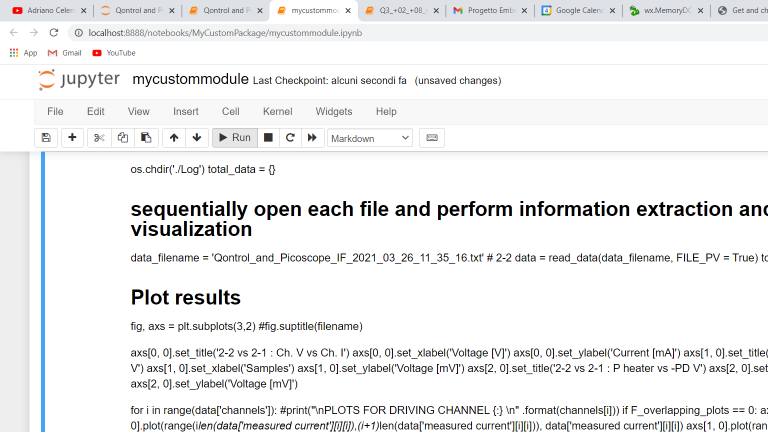
#> input picture MyCustomPackage2021_11_04_12_17_34.png, 1536 x 864 px, given in place of 1.jpg, which was not available (shown at 1/2 size)
$ jupyter execute 'Image Processing - Useful commands.ipynb'   (text cells are left out)
#> lines starting #> are read from the running program, lines starting #| are printed output that depends on the picture; after the words box and inside, x2 and y2 are one past the last pixel; in counts of white or black regions, pixels touching at a corner belong together; pictures that were not available may be replaced by others from this repository, and a replacement may not be noted
[cell 1]
import argparse
import cv2
import imutils
import numpy as np
import os

#Set the path for the image to be opened
path = r'C:\Users\lucag\Desktop\Images\1.jpg'
#Open the image
image = cv2.imread(path)
#> image is the input picture: shape (864, 1536, 3); mean B, G, R 240.5, 240.1, 239.7

#Get image dimensions
(h, w, d) = image.shape # getting image dimensions (height, width, depth, a.k.a. channels)
#> h = 864; w = 1536; d = 3
print("width={}, height={}, depth={}".format(w, h, d))
#| width=1536, height=864, depth=3

#Get the three channel values for a single pixel
(B, G, R) = image[100, 50]
#> B = 255; G = 255; R = 255
print("R={}, G={}, B={}".format(R, G, B))
#| R=255, G=255, B=255

#Resize the image keeping the aspect ratio
new_width = 100.0
r = new_width / w
#> r = 0.0651
dim = (int(new_width), int(h * r))
#> dim = (100, 56)
resized = cv2.resize(image, dim)
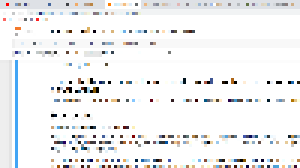
#> resized: shape (56, 100, 3) (shown 3 times larger); mean B, G, R 241.2, 240.6, 240
cv2.imshow("Aspect Ratio Resize", resized)

#OR, with imutils
resized = imutils.resize(image, width=300)
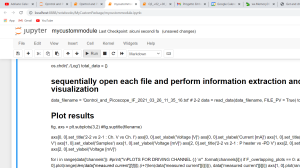
#> resized: shape (168, 300, 3); mean B, G, R 240.5, 240.1, 239.7
cv2.imshow("Imutils Resize", resized)

#Blur the image to reduce noise
blurred = cv2.GaussianBlur(image, (11, 11), 0)
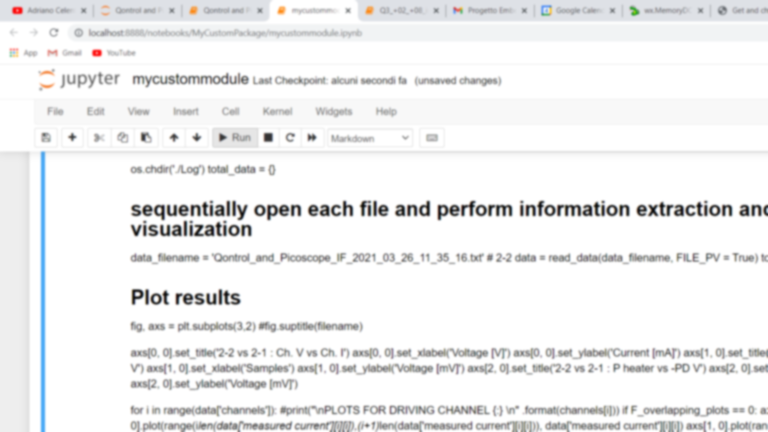
#> blurred: shape (864, 1536, 3) (shown at 1/2 size); mean B, G, R 240.5, 240.1, 239.7
cv2.imshow("Blurred", blurred)

#Draw a rectangle
output = image.copy()
tl_vertex = (20, 160)
br_vertex = (40, 60)
bl_vertex = (tl_vertex[0], br_vertex[1])
tr_vertex = (br_vertex[0], tl_vertex[1])

cv2.rectangle(output, tl_vertex, br_vertex, (0, 0, 255), 2) #(source_image, top left corner, bottom right corner, color, thickness)
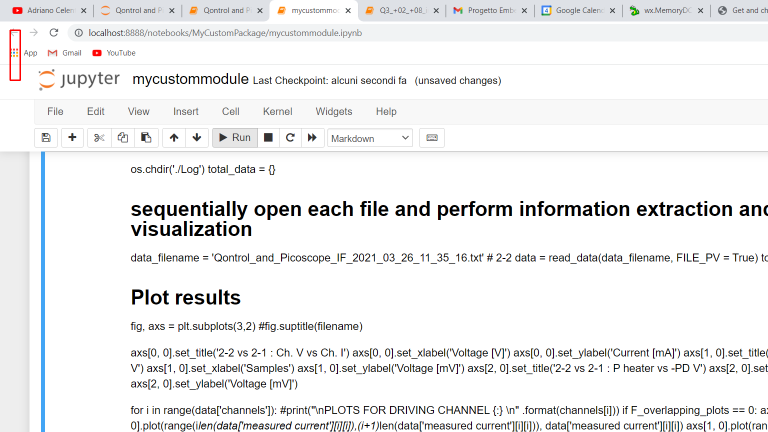
#> output: shape (864, 1536, 3) (shown at 1/2 size); 0.05% of pixels changed, all inside (x1, y1, x2, y2) = (19, 59, 42, 162)
cv2.imshow("Rectangle", output)

#convert to Grayscale
gray = cv2.cvtColor(image, cv2.COLOR_BGR2GRAY)
cv2.imshow("Gray", gray)

GR = gray[100, 50]
#> GR = 255

integral = np.sum(gray[bl_vertex[1]:tl_vertex[1], bl_vertex[0]:br_vertex[0]]) #y1:y2, x1:x2
#> integral = 490374
print("GR={}".format(GR))
#| GR=255
print("Integral={}".format(integral))
#| Integral=490374

cv2.imshow("image", image)
cv2.waitKey(0)
